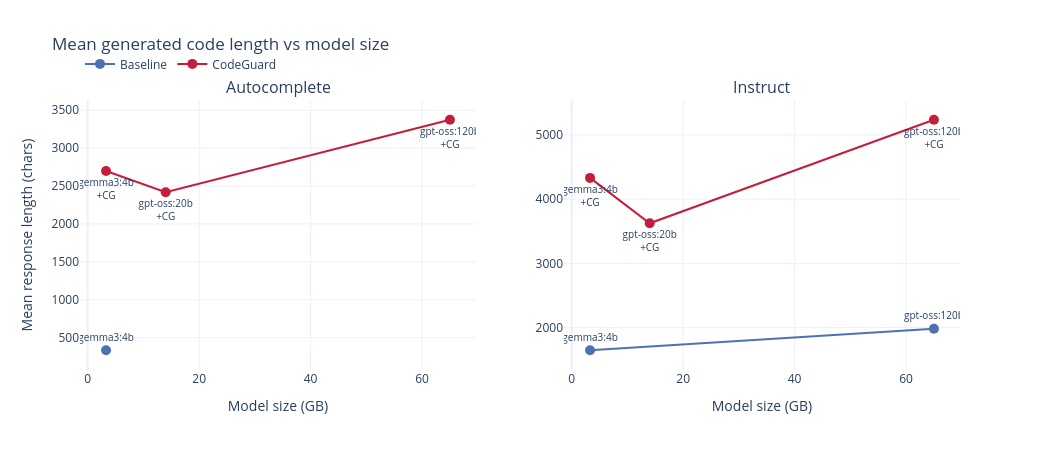

Notebook code for this chart:
### Code cell
def plot_mean_output_length(length_df: pd.DataFrame) -> None:
    if length_df.empty:
        print("No response files found for length analysis.")
        return
    benchmarks = sorted(length_df["benchmark"].unique())
    fig = make_subplots(
        rows=1,
        cols=len(benchmarks),
        subplot_titles=[b.capitalize() for b in benchmarks],
    )

    for col, benchmark in enumerate(benchmarks, start=1):
        sub = length_df[length_df["benchmark"] == benchmark]
        for codeguard, label, color in [
            (False, "Baseline", COLOR_BASELINE),
            (True, "CodeGuard", COLOR_CODEGUARD),
        ]:
            part = sub[sub["codeguard"] == codeguard]
            _add_series(
                fig,
                part,
                "size_gb",
                "mean_response_chars",
                name=label,
                color=color,
                row=1,
                col=col,
                codeguard=codeguard,
            )

    _finalize_subplots(
        fig,
        title="Mean generated code length vs model size",
        y_title="Mean response length (chars)",
        subplot_titles=[b.capitalize() for b in benchmarks],
    )


plot_mean_output_length(length_df)

### Figure 1 — Plotly figure (JSON) as saved in the notebook; plotly's stock layout.template omitted (floating-point values rounded to 4 significant figures)
{"data": [{"hovertemplate": "Baseline<br>%{text}<br>size=%{x:.1f} GB<br>value=%{y:.2f}<extra></extra>", "legendgroup": "Baseline", "line": {"color": "#4C72B0", "width": 2}, "marker": {"color": "#4C72B0", "size": 10, "symbol": "circle"}, "mode": "lines+markers+text", "name": "Baseline", "showlegend": true, "text": ["gemma3:4b"], "textfont": {"size": 10}, "textposition": "top center", "type": "scatter", "x": [3.3], "xaxis": "x", "y": [333.3], "yaxis": "y"}, {"hovertemplate": "CodeGuard<br>%{text}<br>size=%{x:.1f} GB<br>value=%{y:.2f}<extra></extra>", "legendgroup": "CodeGuard", "line": {"color": "#C41E3A", "width": 2}, "marker": {"color": "#C41E3A", "size": 10, "symbol": "circle"}, "mode": "lines+markers+text", "name": "CodeGuard", "showlegend": true, "text": ["gemma3:4b<br>+CG", "gpt-oss:20b<br>+CG", "gpt-oss:120b<br>+CG"], "textfont": {"size": 10}, "textposition": "bottom center", "type": "scatter", "x": [3.3, 14.0, 65.0], "xaxis": "x", "y": [2698.0, 2418.0, 3374.0], "yaxis": "y"}, {"hovertemplate": "Baseline<br>%{text}<br>size=%{x:.1f} GB<br>value=%{y:.2f}<extra></extra>", "legendgroup": "Baseline", "line": {"color": "#4C72B0", "width": 2}, "marker": {"color": "#4C72B0", "size": 10, "symbol": "circle"}, "mode": "lines+markers+text", "name": "Baseline", "showlegend": false, "text": ["gemma3:4b", "gpt-oss:120b"], "textfont": {"size": 10}, "textposition": "top center", "type": "scatter", "x": [3.3, 65.0], "xaxis": "x2", "y": [1648.0, 1982.0], "yaxis": "y2"}, {"hovertemplate": "CodeGuard<br>%{text}<br>size=%{x:.1f} GB<br>value=%{y:.2f}<extra></extra>", "legendgroup": "CodeGuard", "line": {"color": "#C41E3A", "width": 2}, "marker": {"color": "#C41E3A", "size": 10, "symbol": "circle"}, "mode": "lines+markers+text", "name": "CodeGuard", "showlegend": false, "text": ["gemma3:4b<br>+CG", "gpt-oss:20b<br>+CG", "gpt-oss:120b<br>+CG"], "textfont": {"size": 10}, "textposition": "bottom center", "type": "scatter", "x": [3.3, 14.0, 65.0], "xaxis": "x2", "y": [4330.0, 3624.0, 5235.0], "yaxis": "y2"}], "layout": {"annotations": [{"font": {"size": 16}, "showarrow": false, "text": "Autocomplete", "x": 0.225, "xanchor": "center", "xref": "paper", "y": 1, "yanchor": "bottom", "yref": "paper"}, {"font": {"size": 16}, "showarrow": false, "text": "Instruct", "x": 0.775, "xanchor": "center", "xref": "paper", "y": 1, "yanchor": "bottom", "yref": "paper"}], "height": 450, "legend": {"orientation": "h", "x": 0, "y": 1.08, "yanchor": "bottom"}, "title": {"text": "Mean generated code length vs model size"}, "width": 1040, "xaxis": {"anchor": "y", "domain": [0, 0.45], "showgrid": true, "title": {"text": "Model size (GB)"}, "type": "linear"}, "xaxis2": {"anchor": "y2", "domain": [0.55, 1], "showgrid": true, "title": {"text": "Model size (GB)"}, "type": "linear"}, "yaxis": {"anchor": "x", "domain": [0, 1], "showgrid": true, "title": {"text": "Mean response length (chars)"}, "type": "linear"}, "yaxis2": {"anchor": "x2", "domain": [0, 1], "showgrid": true, "title": {"text": ""}, "type": "linear"}}}
